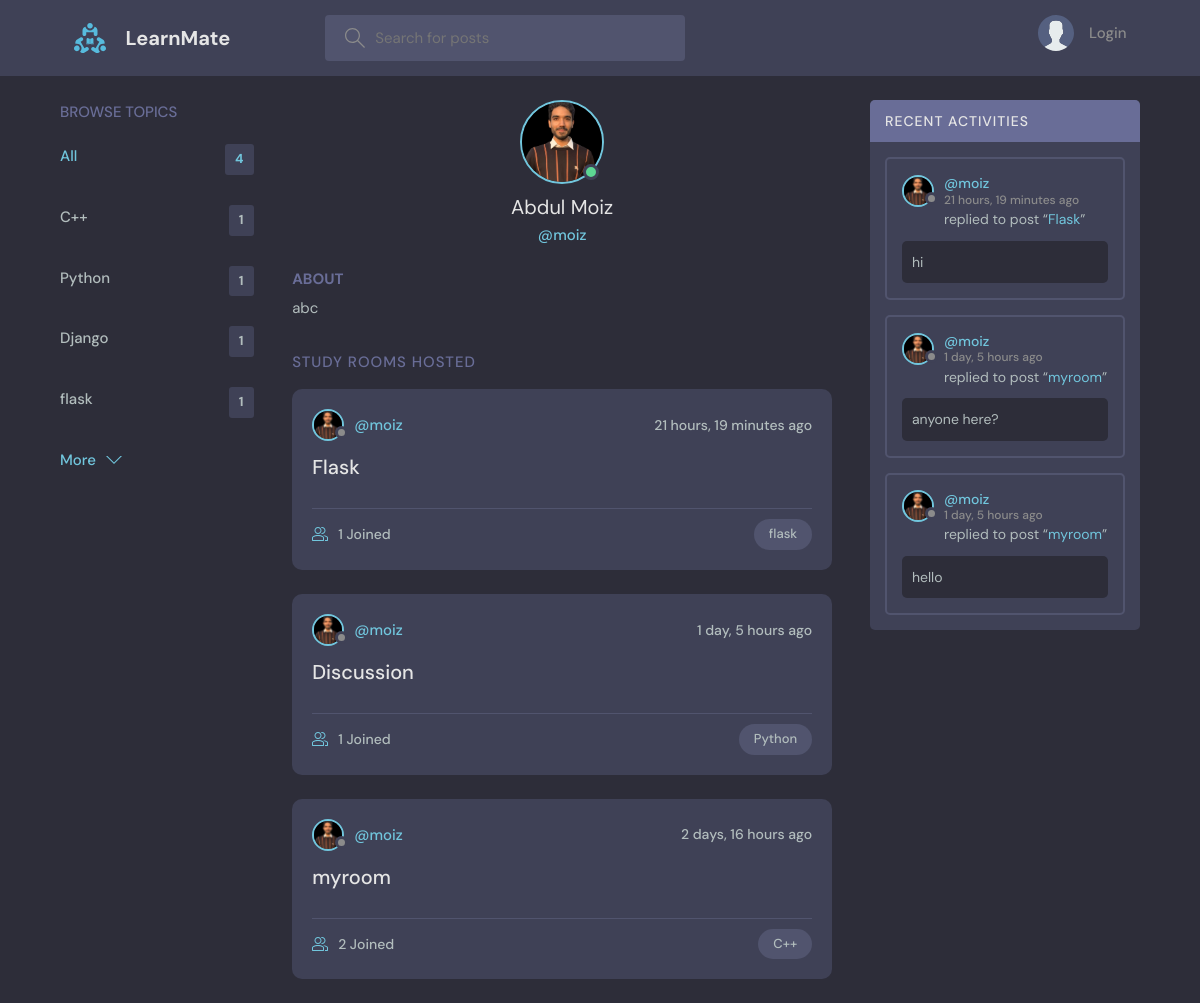
Screenshot of /profile/6/ with the database file from the repository.
### base/models.py (models this page shows, shortened)
class Topic(models.Model):
    name = models.CharField(max_length=200)

class User(AbstractUser):
    name = models.CharField(max_length=200, null=True)
    email = models.EmailField(unique=True, null=True)
    bio = models.TextField(null=True)
    avatar = models.ImageField(null=True, default="avatar.svg")
    USERNAME_FIELD = 'email'
    REQUIRED_FIELDS = []

class Room(models.Model):
    host = models.ForeignKey(User, on_delete=models.SET_NULL, null=True)
    topic = models.ForeignKey(Topic, on_delete=models.SET_NULL, null=True)
    name = models.CharField(max_length=200)
    description = models.TextField(null=True, blank=True)
    participants = models.ManyToManyField(
        User, related_name='participants', blank=True)
    updated = models.DateTimeField(auto_now=True)
    created = models.DateTimeField(auto_now_add=True)
    class Meta:
        ordering = ['-updated', '-created']
    def __str__(self):
        return self.name

class Message(models.Model):
    user = models.ForeignKey(User, on_delete=models.CASCADE)
    room = models.ForeignKey(Room, on_delete=models.CASCADE)
    body = models.TextField()
    updated = models.DateTimeField(auto_now=True)
    created = models.DateTimeField(auto_now_add=True)
    class Meta:
        ordering = ['-updated', '-created']

### base/views.py (the view)
# urls.py: path('profile/<str:pk>/', views.userProfile, name="user-profile"),
def userProfile(request, pk):
    user = User.objects.get(id=pk)
    rooms = user.room_set.all()
    room_messages = user.message_set.all()
    topics = Topic.objects.all()
    context = {'user': user, 'rooms': rooms,
               'room_messages': room_messages, 'topics': topics}
    return render(request, 'base/profile.html', context)

### base/templates/base/profile.html (shortened to what this page needs)
{% extends 'main.html' %}
{% block content %}
<main class="profile-page layout layout--3">
  <div class="container">
    {% include 'base/topics_component.html' %}
    <div class="roomList">
      <div class="profile">
        <div class="profile__avatar">
          <div class="avatar avatar--large active">
            <img src="{{user.avatar.url}}" />
          </div>
        </div>
        <div class="profile__info">
          <h3>{{user.name}}</h3>
          <p>@{{user.username}}</p>
        </div>
        <div class="profile__about">
          <h3>About</h3>
          <p>
            {{user.bio}}
          </p>
        </div>
      </div>
      <div class="roomList__header">
        <div>
          <h2>Study Rooms Hosted</a>
          </h2>
        </div>
      </div>
      {% include 'base/feed_component.html' %}
    </div>
    {% include 'base/activity_component.html' %}
  </div>
</main>
{% endblock content %}

### templates/main.html (shortened to what this page needs)
<!DOCTYPE html>
{% load static %}
<html lang="en">
<head>
    <link rel="stylesheet" href="{% static 'styles/style.css' %}" />
</head>
<body>
    {% include 'navbar.html' %}
    {% block content %}
    {% endblock %}
</body>
</html>

### templates/navbar.html (shortened to what this page needs)
{% load static %}
<header class="header header--loggedIn">
    <div class="container">
        <a href="{% url 'home' %}" class="header__logo">
            <img src="{% static 'images/logo.svg' %}" />
            <h1>LearnMate</h1>
        </a>
        <form class="header__search" method="GET" action="{% url 'home' %}">
            <label>
                <input name="q" placeholder="Search for posts" />
            </label>
        </form>
        <nav class="header__menu">
            {% if request.user.is_authenticated %}
            <div class="header__user">
                <a href="{% url 'update-user' %}">
                    <div class="avatar avatar--medium active">
                        <img src="{{request.user.avatar.url}}" />
                    </div>
                    <p>{{request.user.username}} <span>@{{request.user.username}}</span></p>
                </a>
                <button class="dropdown-button">
                    <svg version="1.1" xmlns="http://www.w3.org/2000/svg" width="32" height="32" viewBox="0 0 32 32">
                        <title>chevron-down</title>
                        <path d="M16 21l-13-13h-3l16 16 16-16h-3l-13 13z"></path>
                    </svg>
                </button>
            </div>
            {% else %}
            <a href="{% url 'login' %}">
                <img src="{% static 'images/avatar.svg' %}" />
                <p>Login</p>
            </a>
            {% endif %}
        </nav>
    </div>
</header>

### base/templates/base/topics_component.html
<div class="topics">
    <div class="topics__header">
        <h2>Browse Topics</h2>
    </div>
    <ul class="topics__list">
        <li>
            <a href="{% url 'home' %}" class="active">All <span>{{topics.count}}</span></a>
        </li>
        {% for topic in topics %}
        <li>
            <a href="{% url 'home' %}?q={{topic.name}}">{{topic.name}}<span>{{topic.room_set.all.count}}</span></a>
        </li>
        {% endfor %}
    </ul>
    <a class="btn btn--link" href="{% url 'topics' %}">
        More
        <svg version="1.1" xmlns="http://www.w3.org/2000/svg" width="32" height="32" viewBox="0 0 32 32">
            <title>chevron-down</title>
            <path d="M16 21l-13-13h-3l16 16 16-16h-3l-13 13z"></path>
        </svg>
    </a>
</div>

### base/templates/base/feed_component.html (shortened to what this page needs)
{% for room in rooms %}
<div class="roomListRoom">
    <div class="roomListRoom__header">
        <a href="{% url 'user-profile' room.host.id %}" class="roomListRoom__author">
            <div class="avatar avatar--small">
                <img src="{{room.host.avatar.url}}" />
            </div>
            <span>@{{room.host.username}}</span>
        </a>
        <div class="roomListRoom__actions">
            <span>{{room.created|timesince}} ago</span>
        </div>
    </div>
    <div class="roomListRoom__content">
        <a href="{% url 'room' room.id %}">{{room.name}}</a>
    </div>
    <div class="roomListRoom__meta">
        <a href="{% url 'room' room.id %}" class="roomListRoom__joined">
            {{room.participants.all.count}} Joined
        </a>
        <p class="roomListRoom__topic">{{room.topic.name}}</p>
    </div>
</div>
{% endfor %}

### base/templates/base/activity_component.html (shortened to what this page needs)
<div class="activities">
    <div class="activities__header">
        <h2>Recent Activities</h2>
    </div>
    {% for message in room_messages %}
    <div class="activities__box">
        <div class="activities__boxHeader roomListRoom__header">
            <a href="{% url 'user-profile' message.user.id %}" class="roomListRoom__author">
                <div class="avatar avatar--small">
                    <img src="{{message.user.avatar.url}}" />
                </div>
                <p>
                    @{{message.user.username}}
                    <span>{{message.created|timesince}} ago</span>
                </p>
            </a>
        </div>
        <div class="activities__boxContent">
            <p>replied to post “<a href="{% url 'room' message.room.id %}">{{message.room}}</a>”</p>
            <div class="activities__boxRoomContent">{{message.body}}</div>
        </div>
    </div>
    {% endfor %}
</div>

### rows the page displays
Topic: name "C++", room_set.all.count "1"
Topic: name "Python", room_set.all.count "1"
Topic: name "Django", room_set.all.count "1"
Topic: name "flask", room_set.all.count "1"
User: avatar (picture), name "Abdul Moiz", username "moiz", bio "abc"
Room: host.avatar (picture), host.username "moiz", created "21 hours, 19 minutes", name "Flask", participants.all.count "1", topic.name "flask"
Room: host.avatar (picture), host.username "moiz", created "1 day, 5 hours", name "Discussion", participants.all.count "1", topic.name "Python"
Room: host.avatar (picture), host.username "moiz", created "2 days, 16 hours", name "myroom", participants.all.count "2", topic.name "C++"
Message: user.avatar (picture), user.username "moiz", created "21 hours, 19 minutes", room "Flask", body "hi"
Message: user.avatar (picture), user.username "moiz", created "1 day, 5 hours", room "myroom", body "anyone here?"
Message: user.avatar (picture), user.username "moiz", created "1 day, 5 hours", room "myroom", body "hello"

### other values shown
{{ topics.count }} "4"
